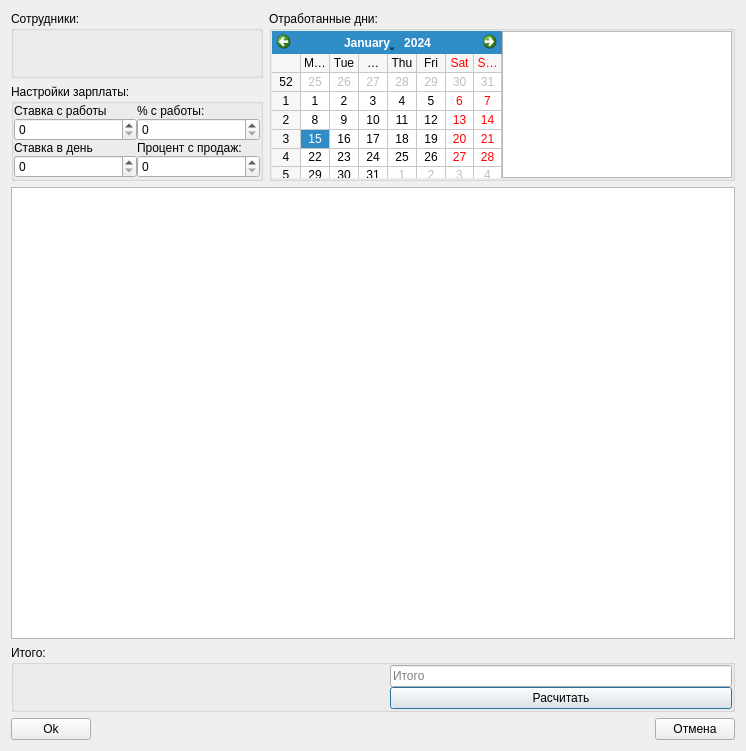
<?xml version="1.0" encoding="UTF-8"?>
<ui version="4.0">
 <class>EmployeeSalaryCalculationDialog</class>
 <widget class="QDialog" name="EmployeeSalaryCalculationDialog">
  <property name="geometry">
   <rect>
    <x>0</x>
    <y>0</y>
    <width>746</width>
    <height>751</height>
   </rect>
  </property>
  <property name="maximumSize">
   <size>
    <width>802</width>
    <height>16777215</height>
   </size>
  </property>
  <property name="windowTitle">
   <string>Расчет зарплаты</string>
  </property>
  <layout class="QVBoxLayout" name="verticalLayout_3">
   <item>
    <layout class="QHBoxLayout" name="horizontalLayout">
     <item>
      <layout class="QVBoxLayout" name="verticalLayout_2">
       <item>
        <widget class="QGroupBox" name="groupBoxEmployee">
         <property name="maximumSize">
          <size>
           <width>350</width>
           <height>81</height>
          </size>
         </property>
         <property name="title">
          <string>Сотрудники:</string>
         </property>
         <property name="flat">
          <bool>true</bool>
         </property>
         <layout class="QVBoxLayout" name="verticalLayout">
          <property name="spacing">
           <number>0</number>
          </property>
          <property name="margin">
           <number>0</number>
          </property>
          <item>
           <widget class="QWidget" name="widgetEmployee" native="true">
            <property name="sizePolicy">
             <sizepolicy hsizetype="MinimumExpanding" vsizetype="Preferred">
              <horstretch>0</horstretch>
              <verstretch>0</verstretch>
             </sizepolicy>
            </property>
           </widget>
          </item>
         </layout>
        </widget>
       </item>
       <item>
        <widget class="QGroupBox" name="groupBoxSalary">
         <property name="maximumSize">
          <size>
           <width>350</width>
           <height>97</height>
          </size>
         </property>
         <property name="toolTip">
          <string>:)</string>
         </property>
         <property name="title">
          <string>Настройки зарплаты:</string>
         </property>
         <property name="flat">
          <bool>true</bool>
         </property>
         <layout class="QGridLayout" name="gridLayout_7">
          <property name="margin">
           <number>0</number>
          </property>
          <property name="spacing">
           <number>0</number>
          </property>
          <item row="0" column="0">
           <layout class="QVBoxLayout" name="verticalLayout_7">
            <item>
             <widget class="QLabel" name="labelRate">
              <property name="text">
               <string>Ставка с работы</string>
              </property>
              <property name="buddy">
               <cstring>spinBoxRate</cstring>
              </property>
             </widget>
            </item>
            <item>
             <widget class="QSpinBox" name="spinBoxRate">
              <property name="maximum">
               <number>1000000</number>
              </property>
             </widget>
            </item>
           </layout>
          </item>
          <item row="0" column="1">
           <layout class="QVBoxLayout" name="verticalLayout_5">
            <item>
             <widget class="QLabel" name="labelPercent">
              <property name="text">
               <string>% с работы:</string>
              </property>
              <property name="buddy">
               <cstring>spinBoxPercent</cstring>
              </property>
             </widget>
            </item>
            <item>
             <widget class="QSpinBox" name="spinBoxPercent">
              <property name="maximum">
               <number>100</number>
              </property>
             </widget>
            </item>
           </layout>
          </item>
          <item row="1" column="0">
           <layout class="QVBoxLayout" name="verticalLayout_4">
            <item>
             <widget class="QLabel" name="labelSPday">
              <property name="text">
               <string>Ставка в день</string>
              </property>
              <property name="buddy">
               <cstring>spinBoxSPday</cstring>
              </property>
             </widget>
            </item>
            <item>
             <widget class="QSpinBox" name="spinBoxSPday">
              <property name="maximum">
               <number>1000000</number>
              </property>
             </widget>
            </item>
           </layout>
          </item>
          <item row="1" column="1">
           <layout class="QVBoxLayout" name="verticalLayout_6">
            <item>
             <widget class="QLabel" name="labelSalePercent">
              <property name="text">
               <string>Процент с продаж:</string>
              </property>
              <property name="buddy">
               <cstring>spinBoxSalePercent</cstring>
              </property>
             </widget>
            </item>
            <item>
             <widget class="QSpinBox" name="spinBoxSalePercent">
              <property name="maximum">
               <number>100</number>
              </property>
             </widget>
            </item>
           </layout>
          </item>
         </layout>
        </widget>
       </item>
      </layout>
     </item>
     <item>
      <widget class="QGroupBox" name="groupBoxWorkDays">
       <property name="sizePolicy">
        <sizepolicy hsizetype="MinimumExpanding" vsizetype="Preferred">
         <horstretch>0</horstretch>
         <verstretch>0</verstretch>
        </sizepolicy>
       </property>
       <property name="maximumSize">
        <size>
         <width>466</width>
         <height>170</height>
        </size>
       </property>
       <property name="title">
        <string>Отработанные дни:</string>
       </property>
       <layout class="QHBoxLayout" name="horizontalLayout_2">
        <property name="spacing">
         <number>0</number>
        </property>
        <property name="margin">
         <number>0</number>
        </property>
        <item>
         <widget class="QCalendarWidget" name="calendarWidget">
          <property name="sizePolicy">
           <sizepolicy hsizetype="MinimumExpanding" vsizetype="Preferred">
            <horstretch>0</horstretch>
            <verstretch>0</verstretch>
           </sizepolicy>
          </property>
          <property name="gridVisible">
           <bool>true</bool>
          </property>
          <property name="navigationBarVisible">
           <bool>true</bool>
          </property>
          <property name="dateEditEnabled">
           <bool>false</bool>
          </property>
         </widget>
        </item>
        <item>
         <widget class="QListView" name="listView">
          <property name="sizePolicy">
           <sizepolicy hsizetype="MinimumExpanding" vsizetype="Expanding">
            <horstretch>0</horstretch>
            <verstretch>0</verstretch>
           </sizepolicy>
          </property>
         </widget>
        </item>
       </layout>
      </widget>
     </item>
    </layout>
   </item>
   <item>
    <widget class="QTreeView" name="treeViewEmployeeJobsList">
     <property name="sizePolicy">
      <sizepolicy hsizetype="MinimumExpanding" vsizetype="MinimumExpanding">
       <horstretch>0</horstretch>
       <verstretch>0</verstretch>
      </sizepolicy>
     </property>
     <property name="alternatingRowColors">
      <bool>true</bool>
     </property>
    </widget>
   </item>
   <item>
    <widget class="QGroupBox" name="groupBoxTotal">
     <property name="maximumSize">
      <size>
       <width>16777215</width>
       <height>82</height>
      </size>
     </property>
     <property name="title">
      <string>Итого:</string>
     </property>
     <property name="flat">
      <bool>true</bool>
     </property>
     <layout class="QHBoxLayout" name="horizontalLayout_4">
      <property name="spacing">
       <number>0</number>
      </property>
      <property name="margin">
       <number>0</number>
      </property>
      <item>
       <spacer name="horizontalSpacer">
        <property name="orientation">
         <enum>Qt::Horizontal</enum>
        </property>
        <property name="sizeHint" stdset="0">
         <size>
          <width>376</width>
          <height>20</height>
         </size>
        </property>
       </spacer>
      </item>
      <item>
       <layout class="QVBoxLayout" name="verticalLayout_8">
        <item>
         <widget class="QLineEdit" name="lineEditTotal">
          <property name="placeholderText">
           <string>Итого</string>
          </property>
         </widget>
        </item>
        <item>
         <widget class="QPushButton" name="pushButtonConfirmSalary">
          <property name="text">
           <string>Расчитать</string>
          </property>
         </widget>
        </item>
       </layout>
      </item>
     </layout>
    </widget>
   </item>
   <item>
    <layout class="QHBoxLayout" name="horizontalLayout_3">
     <item>
      <widget class="QPushButton" name="pushButtonOk">
       <property name="text">
        <string>Ok</string>
       </property>
      </widget>
     </item>
     <item>
      <spacer name="horizontalSpacer_2">
       <property name="orientation">
        <enum>Qt::Horizontal</enum>
       </property>
       <property name="sizeHint" stdset="0">
        <size>
         <width>40</width>
         <height>20</height>
        </size>
       </property>
      </spacer>
     </item>
     <item>
      <widget class="QPushButton" name="pushButtonCancel">
       <property name="text">
        <string>Отмена</string>
       </property>
      </widget>
     </item>
    </layout>
   </item>
  </layout>
 </widget>
 <resources/>
 <connections/>
</ui>
